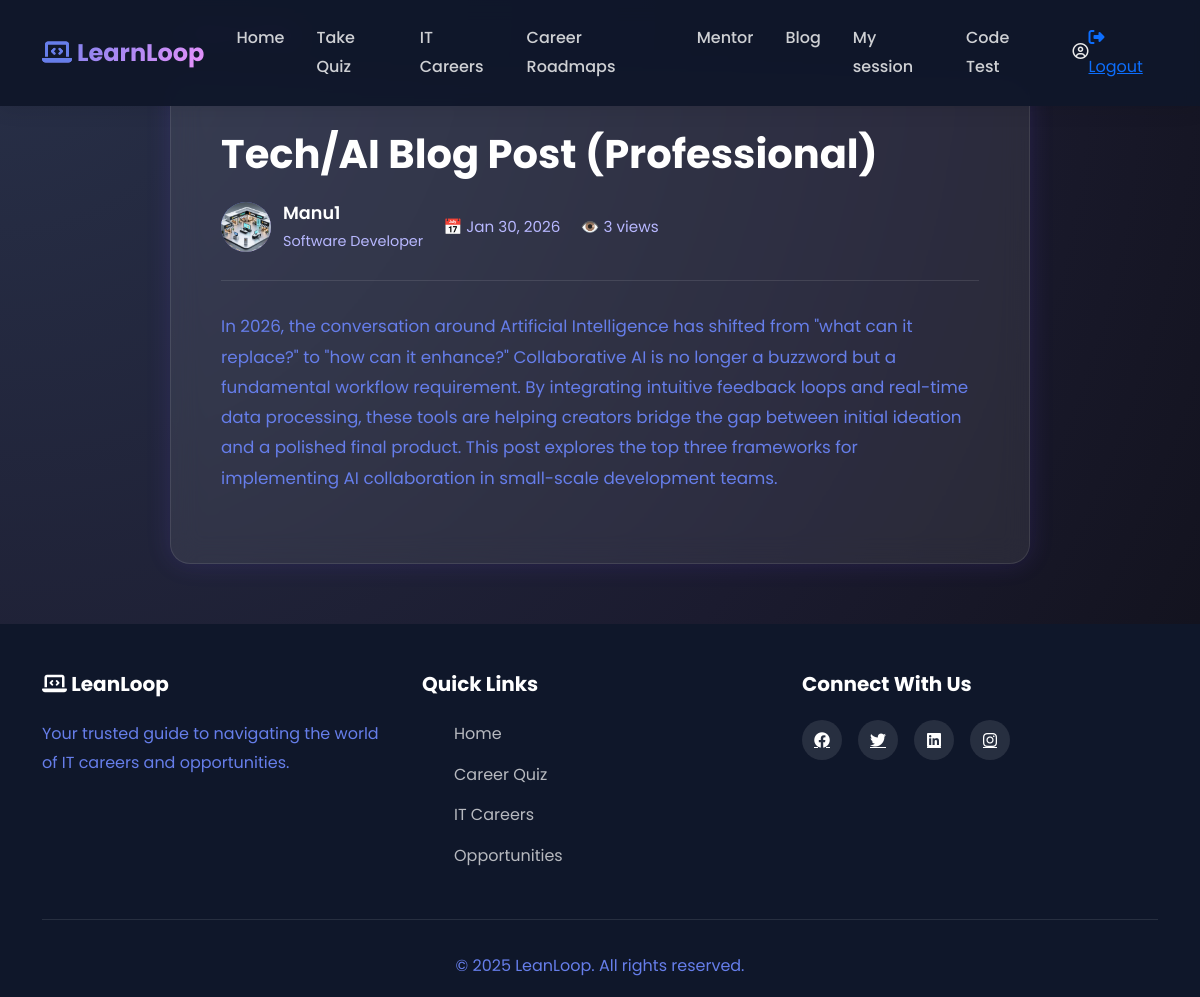
The page /mentor/blog/8/ on the database its author committed.
### mentor/models.py (models this page shows, shortened)
class ContentContribution(models.Model):
    STATUS_CHOICES = [
        ('draft', 'Draft'),
        ('pending', 'Pending Review'),
        ('published', 'Published'),
        ('rejected', 'Rejected'),
    ]
    author = models.ForeignKey(
        CustomUser,
        on_delete=models.CASCADE,
        related_name='mentor_contributions'
    )
    title = models.CharField(max_length=200)
    body = models.TextField()
    images=models.ImageField(upload_to='contributions/images/', blank=True, null=True)
    status = models.CharField(max_length=20, choices=STATUS_CHOICES, default='draft')
    token_reward = models.IntegerField(default=0)
    views_count = models.IntegerField(default=0)
    created_at = models.DateTimeField(auto_now_add=True)
    updated_at = models.DateTimeField(auto_now=True)
    published_at = models.DateTimeField(blank=True, null=True)
    class Meta:
        verbose_name = "Content Contribution"
        verbose_name_plural = "Content Contributions"
        ordering = ['-created_at']

### accounts/models.py (models this page shows, shortened)
class CustomUser(AbstractUser):
    ROLE_CHOICES = (
        ('user', 'User'),
        ('mentor', 'Mentor'),
        ('Admin', 'Admin'),
    )
    role = models.CharField(
        max_length=10,
        choices=ROLE_CHOICES,
        default='user'
    )
    phone_regex = RegexValidator(
    regex=r'^[9876]\d{9}$',
    message="Phone number must be a 10-digit number and start with 9, 8, 7, or 6."
    )
    phone_number = models.CharField(
        max_length=10,
        blank=True,
        null=True,
        validators=[phone_regex],
        unique=True,
        help_text='Enter 10 digit phone number'
    )
    previous_experience = models.BooleanField(blank=True, null=True)
    is_approved=models.BooleanField(default=False)
    GENDER_CHOICES = [
        ('male', 'Male'),
        ('female', 'Female'),
        ('other', 'Other'),
        ('prefer_not_to_say', 'Prefer not to say'),
    ]
    gender = models.CharField(
        max_length=20,
        choices=GENDER_CHOICES,
        blank=False,
        null=False
    )
    profile_photo = models.ImageField(upload_to='mentor_photos/', blank=False, null=True)
    profession = models.CharField(max_length=100, blank=False, null=True)
    experience_years = models.PositiveIntegerField(
        null=True,
        blank=False
    )
    expertise = models.CharField(
        blank=False,
        null=True,
        max_length=100,
    )
    bio = models.CharField(
        blank=False,
        null=True,
    )
    linkedin = models.URLField(blank=True, null=True)
    portfolio = models.URLField(blank=True, null=True)
    available_days = models.JSONField(default=list)  # ["mon", "wed", "fri"]
    available_from = models.TimeField(default="09:00")
    available_to = models.TimeField(default="17:00")
    session_duration = models.CharField(
        max_length=10,
        choices=[
            ('30', '30 Minutes'),
            ('60', '60 Minutes'),
        ],null=True, blank=False
    )
    intro_video = models.FileField(upload_to="mentor_videos/", blank=True, null=True)
    created_at = models.DateTimeField(
        auto_now_add=True,
        null=True
    )

### mentor/views.py (the view)
# urls.py: path('blog/<int:content_id>/', views.blog_detail, name='blog_detail'),
def blog_detail(request, content_id):
    blog_post = get_object_or_404(
        ContentContribution,
        id=content_id,
        status='published'
    )
    blog_post.views_count += 1
    if not blog_post.published_at:
        blog_post.published_at = timezone.now()
    blog_post.save()
    try:
        author_profile = MentorProfile.objects.get(user=blog_post.author)
    except MentorProfile.DoesNotExist:
        author_profile = None
    related_posts = ContentContribution.objects.filter(
        author=blog_post.author,
        status='published'
    ).exclude(id=content_id).order_by('-created_at')[:3]
    context = {
        'blog_post': blog_post,
        'author_profile': author_profile,
        'related_posts': related_posts,
    }
    return render(request, 'mentor/blog_detail.html', context)

### mentor/templates/mentor/blog_detail.html (shortened to what this page needs)
{% extends 'dashboard/userbase.html' %}
{% block content%}
<div class="blog-detail-wrapper">
    <a href="{% url 'blog_list' %}" class="back-link">
    </a>
    <div class="article-card">
        <div class="article-header">
            <h1 class="article-title">{{ blog_post.title }}</h1>
            <div class="article-meta">
                <div class="author-section">
                    <div class="author-avatar">
                        {% if blog_post.author.profile_photo %}
                        <img src="{{ blog_post.author.profile_photo.url }}" style="width: 100%; height: 100%; border-radius: 50%; object-fit: cover;">
                        {% else %}
                        {{ blog_post.author.username.0|upper }}
                        {% endif %}
                    </div>
                    <div>
                        <div class="author-name">{{ blog_post.author.username }}</div>
                        <div style="color: #b8b8ff; font-size: 0.9rem;">
                            {{ blog_post.author.profession|default:"Mentor" }}
                        </div>
                    </div>
                </div>
                <div class="article-stats">
                    <span>
                        📅
                        {% if blog_post.published_at %}
                            {{ blog_post.published_at|date:"M d, Y" }}
                        {% else %}
                            {{ blog_post.created_at|date:"M d, Y" }}
                        {% endif %}
                    </span>
                    <span>👁️ {{ blog_post.views_count|default:0 }} views</span>
                </div>
            </div>
        </div>
        <div class="article-body">
            {{ blog_post.body|linebreaks }}
        </div>
    </div>
</div>
{% endblock %}

### static/css/userpage.css (style rules this page uses)
* { margin: 0; padding: 0; box-sizing: border-box; }
:root { --primary-color: #667eea; --secondary-color: #764ba2; --accent-color: #f093fb; --dark-bg: #0f172a; --light-bg: #f8f9fa; --text-dark: #1e293b; --text-light: #ffffff; --card-bg: #ffffff; --shadow: 0 10px 30px rgba(0, 0, 0, 0.1); --shadow-hover: 0 20px 60px rgba(0, 0, 0, 0.2); }
body { font-family: 'Poppins', sans-serif; color: var(--text-dark); overflow-x: hidden; background: var(--light-bg); }
html { scroll-behavior: smooth; }
.navbar-brand i,p { -webkit-text-fill-color: var(--primary-color); }

### mentor/templates/mentor/blog_detail.html (style rules this page uses)
* { margin: 0; padding: 0; box-sizing: border-box; }
body { font-family: "Poppins", "Inter", sans-serif; background: radial-gradient(circle at top left, #283048, #1b1b2f 60%, #0f0f17); color: #eaeaea; min-height: 100vh; line-height: 1.8; }
.blog-detail-wrapper { max-width: 900px; margin: 0 auto; padding: 20px; }
.back-link { display: inline-flex; align-items: center; gap: 8px; color: #a565ff; text-decoration: none; font-weight: 600; margin-bottom: 30px; transition: 0.2s; }
.article-card { backdrop-filter: blur(14px); background: rgba(255, 255, 255, 0.08); border-radius: 20px; padding: 50px; border: 1px solid rgba(255, 255, 255, 0.1); box-shadow: 0 0 25px rgba(120, 80, 255, 0.15); margin-bottom: 40px; }
.article-header { border-bottom: 1px solid rgba(255,255,255,0.1); padding-bottom: 25px; margin-bottom: 30px; }
.article-title { font-size: 2.5rem; font-weight: 700; color: #ffffff; margin-bottom: 20px; line-height: 1.2; }
.article-meta { display: flex; align-items: center; gap: 20px; flex-wrap: wrap; }
.author-section { display: flex; align-items: center; gap: 12px; }
.author-avatar { width: 50px; height: 50px; border-radius: 50%; background: linear-gradient(135deg, #667eea 0%, #764ba2 100%); display: flex; align-items: center; justify-content: center; font-weight: 700; font-size: 1.2rem; color: white; }
.author-name { font-weight: 600; color: #ffffff; font-size: 1.1rem; }
.article-stats { display: flex; gap: 20px; color: #b8b8ff; font-size: 0.95rem; }
.article-body { font-size: 1.05rem; color: #e0e0e0; line-height: 1.8; }
.article-body p { margin-bottom: 20px; }

### rows shown on the page
ContentContribution: title "Tech/AI Blog Post (Professional)", author.profile_photo (picture), author.username "Manu1", author.profession "Software Developer", published_at "Jan 30, 2026", views_count "3", body "In 2026, the conversation around Artificial Intelligence has shifted from \"what can it replace?\" to \"how can it enhance?\" Collaborative AI is no longer a buzzword but a fundamental workflow requirement. By integrating intuitive feedback loops and real-time data processing, these tools are helping creators bridge the gap between initial ideation and a polished final product. This post explores the top three frameworks for implementing AI collaboration in small-scale development teams."
